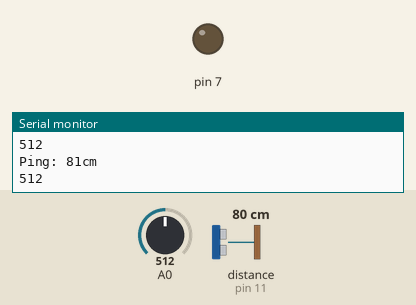
A sketch run on a simulated Arduino Uno, built with avr-gcc and run on an emulated ATmega328P. On the bench: output pins drawn as LEDs (lit = HIGH), the last lines printed to the serial monitor. The test bench sets the inputs (shaded band); at power-on: distance to the obstacle (sensor on pin 11) 80 cm, A0 = 512. The echo pulse lasts 58.3 µs per cm.

Above: at 1.2 s.
1.3 s: distance to the obstacle (sensor on pin 11) set to 11 cm
2.8 s: distance to the obstacle (sensor on pin 11) set to 8 cm
At 3.5 s:
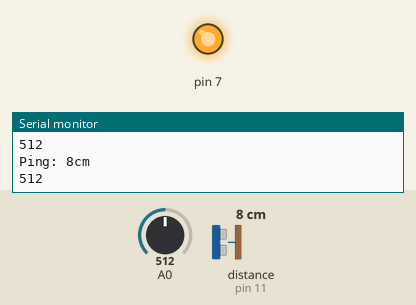
4.3 s: A0 set to 987
7.3 s: A0 set to 1009
8.8 s: A0 set to 511
10.3 s: A0 set to 488
At 11.6 s:
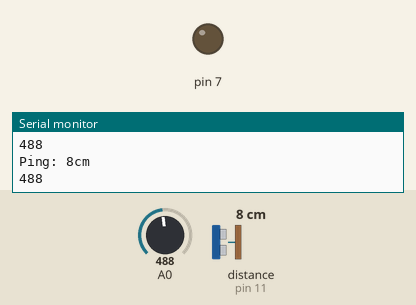
Timing chart, 0 to 12.8 s (numbered marks = the images above; inputs shaded):
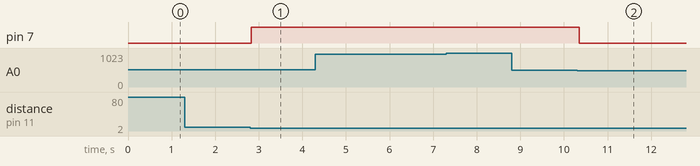

Measured:
- the behaviour switches between 10 and 9 cm on distance to the obstacle (sensor on pin 11) (found by bisection; images 0 and 1)
- the behaviour switches between 501 and 500 on A0 (found by bisection; images 1 and 2)
- after the input at 2.8 s, pin 7: LOW → HIGH at once
- after the input at 10.3 s, pin 7: HIGH → LOW after 0.05 s

The sketch:

project_1.ino
```cpp
#include <NewPing.h>

#define TRIGGER_PIN  12  // Arduino pin tied to trigger pin on the ultrasonic sensor.
#define ECHO_PIN     11  // Arduino pin tied to echo pin on the ultrasonic sensor.
#define MAX_DISTANCE 400
NewPing sonar(TRIGGER_PIN, ECHO_PIN, MAX_DISTANCE);

void setup() {
  pinMode(A0,INPUT);
  Serial.begin(9600);
  pinMode(7,OUTPUT);

}

void loop() {
  int data=analogRead(A0);
  Serial.println(data);
  delay(50);
  Serial.print("Ping: ");
  Serial.print(sonar.ping_cm());
  int i=sonar.ping_cm();
  Serial.println("cm");
  if(data>500 && i<10)
  {
    digitalWrite(7,HIGH);
  }
  else
  {
    digitalWrite(7,LOW);
  }

}
```
